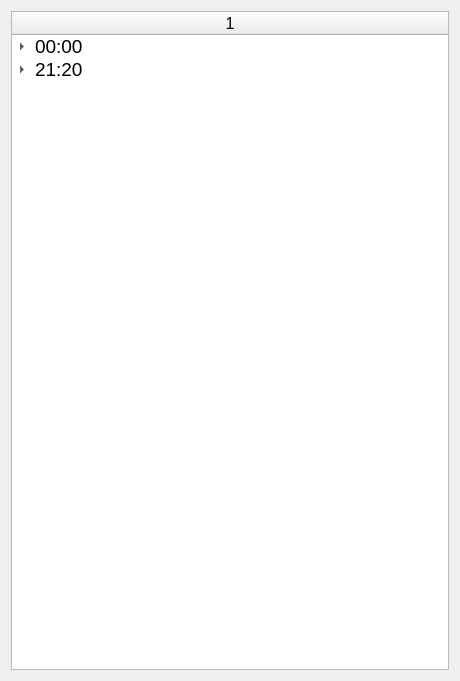
<?xml version="1.0" encoding="UTF-8"?>
<ui version="4.0">
 <class>Form</class>
 <widget class="QWidget" name="Form">
  <property name="geometry">
   <rect>
    <x>0</x>
    <y>0</y>
    <width>460</width>
    <height>681</height>
   </rect>
  </property>
  <property name="windowTitle">
   <string>Form</string>
  </property>
  <layout class="QGridLayout" name="gridLayout">
   <item row="0" column="0">
    <widget class="QTreeWidget" name="treeWidget">
     <column>
      <property name="text">
       <string/>
      </property>
      <property name="font">
       <font>
        <pointsize>12</pointsize>
       </font>
      </property>
      <property name="textAlignment">
       <set>AlignCenter</set>
      </property>
     </column>
     <item>
      <property name="text">
       <string>00:00</string>
      </property>
      <property name="font">
       <font>
        <pointsize>14</pointsize>
       </font>
      </property>
      <property name="textAlignment">
       <set>AlignCenter</set>
      </property>
      <item>
       <property name="text">
        <string>12:10</string>
       </property>
       <property name="font">
        <font>
         <pointsize>10</pointsize>
        </font>
       </property>
      </item>
     </item>
     <item>
      <property name="text">
       <string>21:20</string>
      </property>
      <property name="font">
       <font>
        <pointsize>14</pointsize>
       </font>
      </property>
      <property name="textAlignment">
       <set>AlignCenter</set>
      </property>
      <item>
       <property name="text">
        <string>35:20</string>
       </property>
       <property name="font">
        <font>
         <pointsize>10</pointsize>
        </font>
       </property>
      </item>
     </item>
    </widget>
   </item>
  </layout>
 </widget>
 <resources/>
 <connections/>
</ui>
